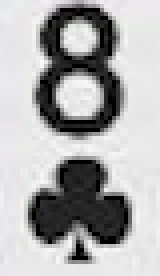
#> input picture 8T.png, 40 x 69 px, given in place of imagePoker.png, which was not available (shown 4 times larger)
$ jupyter execute --allow-errors Poker.ipynb   (shell and % lines are left out)   (text cells are left out)
#> lines starting #> are read from the running program, lines starting #| are printed output that depends on the picture; pictures that were not available may be replaced by others from this repository, and a replacement may not be noted
[cell 1]
import numpy as np
import argparse
import imutils
import cv2
import json
import inspect
import matplotlib.pyplot as plt

[cell 2]
imagePoker = cv2.imread('/content/imagePoker.png')
#> imagePoker is the input picture: shape (69, 40, 3); mean B, G, R 173, 172.5, 172.8
B3 = cv2.imread("/content/B3.png")
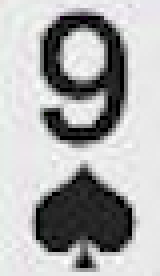
#> input picture 9P.png, 40 x 69 px, given in place of B3.png, which was not available (shown 4 times larger)
#> B3 is the input picture: shape (69, 40, 3); mean B, G, R 174.1, 173.8, 173.7
HA = cv2.imread("/content/HA.png")
HK = cv2.imread("/content/HK.png")
P8 = cv2.imread("/content/P8.png")
P9 = cv2.imread("/content/P9.png")
T8 = cv2.imread("/content/T8.png")

(cardHeight, cardWidth) = B3.shape[:2]
#> cardHeight = 69; cardWidth = 40

[cell 3]
# Выводв RGB
screen = cv2.cvtColor(imagePoker, cv2.COLOR_RGB2BGR)
plt.imshow(screen)
plt.show()

[cell 4]
screen = cv2.cvtColor(HA, cv2.COLOR_RGB2BGR)
plt.imshow(screen)
plt.show()

[cell 5]
# Функция трансформации изображения
def transform(img, rot):
  # Поворот и масштабирование изображения
#> called with rot = 8
  (h, w) = img.shape[:2]
#> h = 69; w = 40
  center = (w / 2, h / 2)
#> center = (20, 34.5)
  M = cv2.getRotationMatrix2D(center, rot, 0.8)
  rotated = cv2.warpAffine(img, M, (w, h))
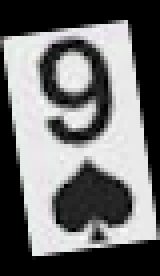
#> rotated: shape (69, 40, 3) (shown 4 times larger); mean B, G, R 111.4, 111.2, 111.1
  # Обрезка изображения
  cropped = rotated[9:60, 8:32]
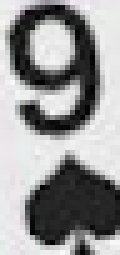
#> cropped: shape (51, 24, 3) (shown 5 times larger); mean B, G, R 149.7, 149.3, 149.4
  return cropped
screen = cv2.cvtColor(transform(HA, 8), cv2.COLOR_RGB2BGR)
#> screen: shape (51, 24, 3)
plt.imshow(screen)
plt.show()

[cell 6]
# Функцция для получения названия переменной
def getName(var):
  return [name for name, value in inspect.currentframe().f_back.f_locals.items() if value is var]

[cell 7]
cards = [B3, HA, HK, P8, P9, T8]
resultCards = {'player': [], 'table': []}
#> (the rest of this cell did not finish here and is left out)

[cell 8]
cards = [B3, HA, HK, P8, P9, T8]
#> (the rest of this cell did not finish here and is left out)

[cell 9]
cards = [B3, HA, HK, P8, P9, T8]
#> (the rest of this cell did not finish here and is left out)

[cell 10]
PlayerRate1 = imagePoker[1163:1198, 170:300]
#> PlayerRate1 = empty array
PlayerRate2 = imagePoker[892:928, 170:300]
#> PlayerRate2 = empty array
PlayerBalance0 = imagePoker[1402:1435, 365:510]
#> PlayerBalance0 = empty array
PlayerBalance1 = imagePoker[1193:1224, 15:160]
#> PlayerBalance1 = empty array
PlayerBalabce2 = imagePoker[922:953, 15:160]
#> PlayerBalabce2 = empty array
Bank1 = imagePoker[492:525, 415:505]
#> Bank1 = empty array
Bank2 = imagePoker[568:599, 400:505]
#> Bank2 = empty array
numberData = [PlayerRate1, PlayerRate2, PlayerBalance0, PlayerBalance1, PlayerBalabce2, Bank1, Bank2]
#> numberData = [empty array, empty array, empty array, empty array, empty array, empty array, empty array]
#> (the rest of this cell did not finish here and is left out)

#> (a cell that did not finish here is left out)

[cell 12]
def lettersExtract(img):
  pic = img.copy()
#> pic = empty array
  #rgb_image = cv2.cvtColor(pic, cv2.COLOR_BGR2RGB)
  gray = cv2.cvtColor(pic, cv2.COLOR_BGR2GRAY)
  ret, gray = cv2.threshold(gray, 127, 255, cv2.THRESH_BINARY_INV)

  letters = []
  contours, hierarchy = cv2.findContours(gray, cv2.RETR_TREE, cv2.CHAIN_APPROX_NONE)
  contoursPlot = cv2.drawContours(pic, contours, -1, (255,255,0), 1, cv2.LINE_AA, hierarchy, 1)
  plt.imshow(gray)
  plt.show()

  """gray = cv2.cvtColor(img, cv2.COLOR_BGR2GRAY)
  ret, threshold = cv2.threshold(gray, 127, 255, 0)
  threshold = cv2.bitwise_not(threshold)
  contours, hierarchy = cv2.findContours(threshold, cv2.RETR_TREE, cv2.CHAIN_APPROX_NONE)
  erode = cv2.erode(threshold, np.ones((2, 2), np.uint8), iterations=1)
  output = erode.copy()"""

  for idx, contour in enumerate(contours):
    (x, y, w, h) = cv2.boundingRect(contour)
    if hierarchy[0][idx][3] == 0:
      cv2.rectangle(gray, (x, y), (x + w, y + h), (255, 0, 0), 0)
      letter_crop = gray[y:y + h, x:x + w]
      size_max = max(w, h)
      letter_square = 255 * np.ones(shape=[size_max, size_max], dtype=np.uint8)
      if w > h:
        y_pos = size_max//2 - h//2
        letter_square[y_pos:y_pos + h, 0:w] = letter_crop
      elif w < h:
        x_pos = size_max//2 - w//2
        letter_square[0:h, x_pos:x_pos + w] = letter_crop
      else:
        letter_square = letter_crop
      ret, letter_square = cv2.threshold(letter_square, 127, 255, 0)
      letters.append((x, w, letter_square))
  letters.sort(key=lambda x: x[0], reverse=False)

  return letters

#> (the rest of this cell did not finish here and is left out)
